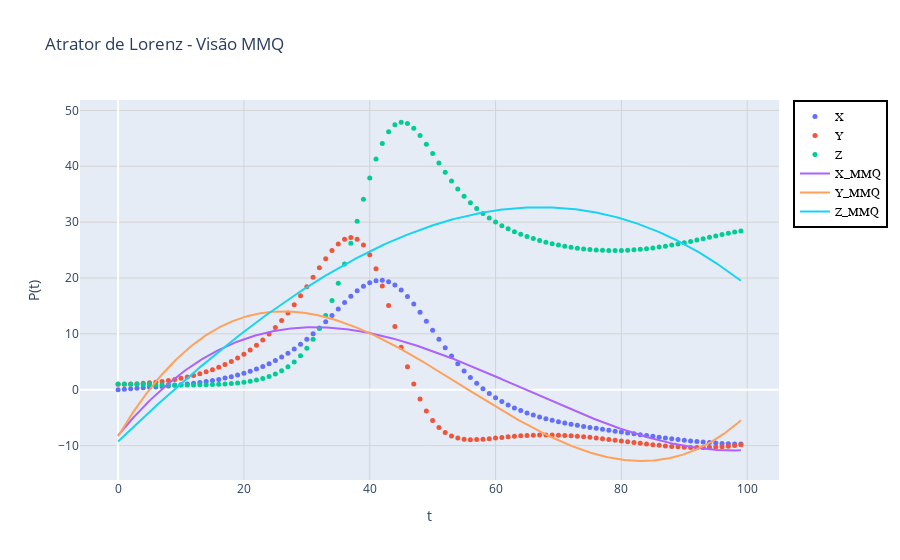

This figure's notebook cell:
### Code cell
import numpy as np
import plotly.graph_objects as go

x_vals = np.linspace(df.index.min(), df.index.max(), 1000)

fig = go.Figure()

# Dataset Original
fig.add_trace(go.Scatter(x=df.index, y=df['X'], mode='markers', name='X', marker=dict(size=5)))
fig.add_trace(go.Scatter(x=df.index, y=df['Y'], mode='markers', name='Y', marker=dict(size=5)))
fig.add_trace(go.Scatter(x=df.index, y=df['Z'], mode='markers', name='Z', marker=dict(size=5)))

# Trajetórias MMQ
fig.add_trace(go.Scatter(x=x_vals, y=np.polyval(coeffs_x, x_vals), mode='lines', name='X_MMQ'))
fig.add_trace(go.Scatter(x=x_vals, y=np.polyval(coeffs_y, x_vals), mode='lines', name='Y_MMQ'))
fig.add_trace(go.Scatter(x=x_vals, y=np.polyval(coeffs_z, x_vals), mode='lines', name='Z_MMQ'))

fig.update_layout(
    title='Atrator de Lorenz - Visão MMQ',
    xaxis_title='t',
    yaxis_title='P(t)',
    legend=dict(
        traceorder='normal',
        font=dict(
            family='sans-serif',
            size=12,
            color='black'
        ),
        bgcolor='white',
        bordercolor='Black',
        borderwidth=2
    ),
    xaxis=dict(showgrid=True, gridcolor='LightGrey'),
    yaxis=dict(showgrid=True, gridcolor='LightGrey')
)

fig.show()

### Figure 1 — Plotly figure (JSON) as saved in the notebook; plotly's stock layout.template omitted (floating-point values rounded to 4 significant figures; data arrays with more than 128 entries replaced by an {"elided": "..."} marker saying what was removed)
{"data": [{"marker": {"size": 5}, "mode": "markers", "name": "X", "type": "scatter", "x": [0, 1, 2, 3, 4, 5, 6, 7, 8, 9, 10, 11, 12, 13, 14, 15, 16, 17, 18, 19, 20, 21, 22, 23, 24, 25, 26, 27, 28, 29, 30, 31, 32, 33, 34, 35, 36, 37, 38, 39, 40, 41, 42, 43, 44, 45, 46, 47, 48, 49, 50, 51, 52, 53, 54, 55, 56, 57, 58, 59, 60, 61, 62, 63, 64, 65, 66, 67, 68, 69, 70, 71, 72, 73, 74, 75, 76, 77, 78, 79, 80, 81, 82, 83, 84, 85, 86, 87, 88, 89, 90, 91, 92, 93, 94, 95, 96, 97, 98, 99], "y": [0, 0.09511, 0.1826, 0.2656, 0.3464, 0.4274, 0.5106, 0.5977, 0.6905, 0.7908, 0.9003, 1.021, 1.154, 1.302, 1.466, 1.65, 1.856, 2.086, 2.344, 2.632, 2.955, 3.316, 3.719, 4.17, 4.672, 5.231, 5.852, 6.539, 7.297, 8.127, 9.032, 10.01, 11.06, 12.16, 13.31, 14.47, 15.62, 16.72, 17.71, 18.55, 19.17, 19.53, 19.59, 19.32, 18.74, 17.85, 16.71, 15.36, 13.86, 12.28, 10.66, 9.061, 7.509, 6.034, 4.654, 3.377, 2.209, 1.149, 0.1931, -0.6641, -1.43, -2.112, -2.718, -3.256, -3.735, -4.16, -4.54, -4.88, -5.186, -5.463, -5.715, -5.947, -6.163, -6.364, -6.555, -6.736, -6.911, -7.081, -7.246, -7.409, -7.569, -7.727, -7.883, -8.038, -8.191, -8.342, -8.489, -8.633, -8.773, -8.907, -9.035, -9.155, -9.267, -9.368, -9.459, -9.538, -9.603, -9.655, -9.692, -9.714]}, {"marker": {"size": 5}, "mode": "markers", "name": "Y", "type": "scatter", "x": [0, 1, 2, 3, 4, 5, 6, 7, 8, 9, 10, 11, 12, 13, 14, 15, 16, 17, 18, 19, 20, 21, 22, 23, 24, 25, 26, 27, 28, 29, 30, 31, 32, 33, 34, 35, 36, 37, 38, 39, 40, 41, 42, 43, 44, 45, 46, 47, 48, 49, 50, 51, 52, 53, 54, 55, 56, 57, 58, 59, 60, 61, 62, 63, 64, 65, 66, 67, 68, 69, 70, 71, 72, 73, 74, 75, 76, 77, 78, 79, 80, 81, 82, 83, 84, 85, 86, 87, 88, 89, 90, 91, 92, 93, 94, 95, 96, 97, 98, 99], "y": [1, 1.003, 1.031, 1.081, 1.152, 1.245, 1.359, 1.495, 1.653, 1.837, 2.046, 2.285, 2.556, 2.861, 3.206, 3.594, 4.03, 4.519, 5.067, 5.68, 6.366, 7.131, 7.982, 8.927, 9.973, 11.12, 12.38, 13.76, 15.23, 16.8, 18.45, 20.14, 21.83, 23.45, 24.91, 26.11, 26.93, 27.25, 26.94, 25.92, 24.15, 21.67, 18.58, 15.06, 11.34, 7.627, 4.137, 1.019, -1.637, -3.803, -5.493, -6.758, -7.659, -8.266, -8.643, -8.848, -8.929, -8.923, -8.861, -8.766, -8.655, -8.539, -8.428, -8.328, -8.244, -8.176, -8.128, -8.1, -8.091, -8.102, -8.131, -8.178, -8.242, -8.32, -8.412, -8.516, -8.631, -8.754, -8.885, -9.021, -9.16, -9.3, -9.44, -9.577, -9.708, -9.833, -9.949, -10.05, -10.14, -10.22, -10.28, -10.32, -10.33, -10.33, -10.31, -10.26, -10.19, -10.1, -9.989, -9.857]}, {"marker": {"size": 5}, "mode": "markers", "name": "Z", "type": "scatter", "x": [0, 1, 2, 3, 4, 5, 6, 7, 8, 9, 10, 11, 12, 13, 14, 15, 16, 17, 18, 19, 20, 21, 22, 23, 24, 25, 26, 27, 28, 29, 30, 31, 32, 33, 34, 35, 36, 37, 38, 39, 40, 41, 42, 43, 44, 45, 46, 47, 48, 49, 50, 51, 52, 53, 54, 55, 56, 57, 58, 59, 60, 61, 62, 63, 64, 65, 66, 67, 68, 69, 70, 71, 72, 73, 74, 75, 76, 77, 78, 79, 80, 81, 82, 83, 84, 85, 86, 87, 88, 89, 90, 91, 92, 93, 94, 95, 96, 97, 98, 99], "y": [1.05, 1.023, 0.9973, 0.9734, 0.9512, 0.9307, 0.9123, 0.8961, 0.8825, 0.872, 0.8653, 0.863, 0.8662, 0.8763, 0.8946, 0.9233, 0.9649, 1.023, 1.1, 1.203, 1.338, 1.511, 1.733, 2.017, 2.376, 2.829, 3.397, 4.106, 4.988, 6.076, 7.408, 9.027, 10.97, 13.28, 15.97, 19.05, 22.5, 26.24, 30.16, 34.11, 37.89, 41.28, 44.09, 46.17, 47.44, 47.9, 47.64, 46.8, 45.52, 43.96, 42.28, 40.57, 38.91, 37.36, 35.93, 34.64, 33.48, 32.45, 31.54, 30.73, 30.01, 29.38, 28.8, 28.29, 27.84, 27.42, 27.05, 26.72, 26.42, 26.15, 25.91, 25.69, 25.51, 25.35, 25.22, 25.11, 25.02, 24.97, 24.93, 24.92, 24.94, 24.98, 25.04, 25.13, 25.24, 25.38, 25.53, 25.7, 25.89, 26.1, 26.32, 26.55, 26.79, 27.04, 27.29, 27.53, 27.77, 28.01, 28.23, 28.44]}, {"mode": "lines", "name": "X_MMQ", "type": "scatter", "x": {"elided": "1000 float values"}, "y": {"elided": "1000 float values"}}, {"mode": "lines", "name": "Y_MMQ", "type": "scatter", "x": {"elided": "1000 float values"}, "y": {"elided": "1000 float values"}}, {"mode": "lines", "name": "Z_MMQ", "type": "scatter", "x": {"elided": "1000 float values"}, "y": {"elided": "1000 float values"}}], "layout": {"legend": {"bgcolor": "white", "bordercolor": "Black", "borderwidth": 2, "font": {"color": "black", "family": "sans-serif", "size": 12}, "traceorder": "normal"}, "title": {"text": "Atrator de Lorenz - Visão MMQ"}, "xaxis": {"gridcolor": "LightGrey", "showgrid": true, "title": {"text": "t"}}, "yaxis": {"gridcolor": "LightGrey", "showgrid": true, "title": {"text": "P(t)"}}}}
